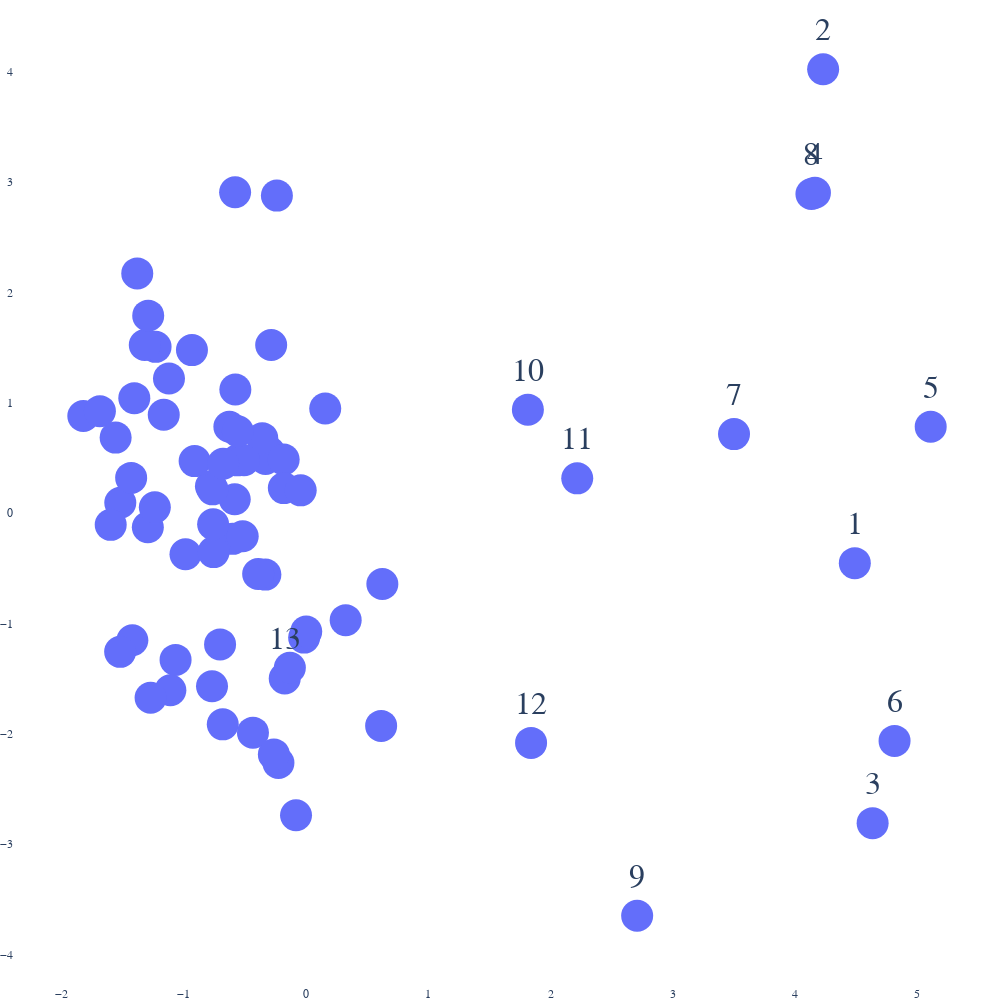

Write notebook code for a chart like this one.
### Code cell
durations = torch.Tensor(list(range(1, 75)))
idx = model.convert_durations_to_ids(durations).long().tolist()


labels = [f'{i}' if i <= 13 else "" for i in durations.long().tolist()]
offset = 0.8
colors = [i for i in idx] 

display_pca_scatterplot(model.duration_encoder, idx, labels, fontsize=32, textposition='top center', markersize=32, dims=2)

### Figure 1 — Plotly figure (JSON) as saved in the notebook; plotly's stock layout.template omitted (floating-point values rounded to 4 significant figures)
{"data": [{"marker": {"size": 32}, "mode": "markers+text", "text": ["1", "2", "3", "4", "5", "6", "7", "8", "9", "10", "11", "12", "13", "", "", "", "", "", "", "", "", "", "", "", "", "", "", "", "", "", "", "", "", "", "", "", "", "", "", "", "", "", "", "", "", "", "", "", "", "", "", "", "", "", "", "", "", "", "", "", "", "", "", "", "", "", "", "", "", "", "", "", "", ""], "textfont": {"size": 32}, "textposition": "top center", "type": "scatter", "x": [4.487, 4.228, 4.633, 4.161, 5.108, 4.812, 3.499, 4.132, 2.707, 1.813, 2.217, 1.839, -0.176, -0.5819, -0.2276, -0.6288, 0.1553, 0.6127, -0.3344, -0.24, -0.2648, -1.382, -0.3026, -0.6828, -0.9878, -1.232, -0.01737, -1.824, -0.7796, -0.3934, -0.585, -1.321, -0.08356, -1.521, -0.913, -0.6009, -0.5642, -1.293, -1.111, -0.9349, -1.407, -0.0001021, -0.3332, -1.688, -1.422, -1.296, -1.432, -0.4359, -0.7661, -0.2869, -1.273, -1.166, -1.123, -0.7049, -1.239, -0.3597, -0.7708, -1.559, -0.5198, -1.522, -0.7578, -0.5092, -1.069, -1.599, -0.1847, 0.3226, -0.7617, -0.58, 0.6226, -0.1834, -0.6803, -0.1341, -0.0453, -0.5593], "y": [-0.4528, 4.022, -2.809, 2.903, 0.7827, -2.063, 0.7167, 2.892, -3.648, 0.938, 0.3155, -2.082, -1.498, 2.908, -2.263, 0.7831, 0.9488, -1.928, -0.5568, 2.877, -2.186, 2.173, 0.5533, -1.913, -0.3723, 1.507, -1.127, 0.8805, 0.2433, -0.5512, 0.1259, 1.524, -2.738, 0.09455, 0.4718, -0.2328, 0.4787, 1.79, -1.605, 1.478, 1.042, -1.072, 0.4905, 0.9242, -1.152, -0.1273, 0.3194, -1.989, 0.2161, 1.524, -1.673, 0.892, 1.22, -1.189, 0.05252, 0.6794, -1.569, 0.6849, -0.2096, -1.256, -0.3528, 0.479, -1.33, -0.1057, 0.4866, -0.9692, -0.101, 1.12, -0.6413, 0.227, 0.4482, -1.4, 0.207, 0.7425]}], "layout": {"autosize": false, "font": {"family": "Courier New", "size": 12}, "height": 1000, "legend": {"font": {"color": "black", "family": "Courier New", "size": 20}, "x": 1, "y": 0.5}, "margin": {"b": 0, "l": 0, "r": 0, "t": 0}, "paper_bgcolor": "rgba(0,0,0,0)", "plot_bgcolor": "rgba(0,0,0,0)", "scene": {"camera": {"eye": {"x": 0, "y": 0, "z": 0}}}, "showlegend": false, "width": 1000}}
